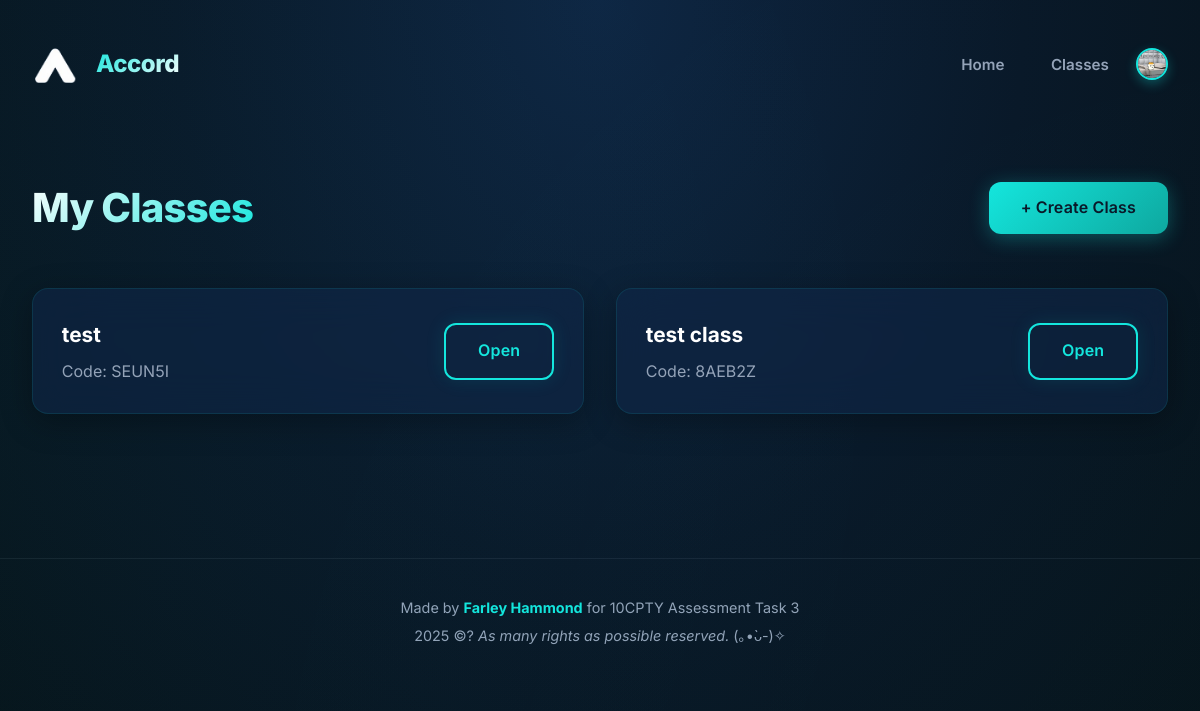
The page /classes (signed in) on the database as committed earlier.
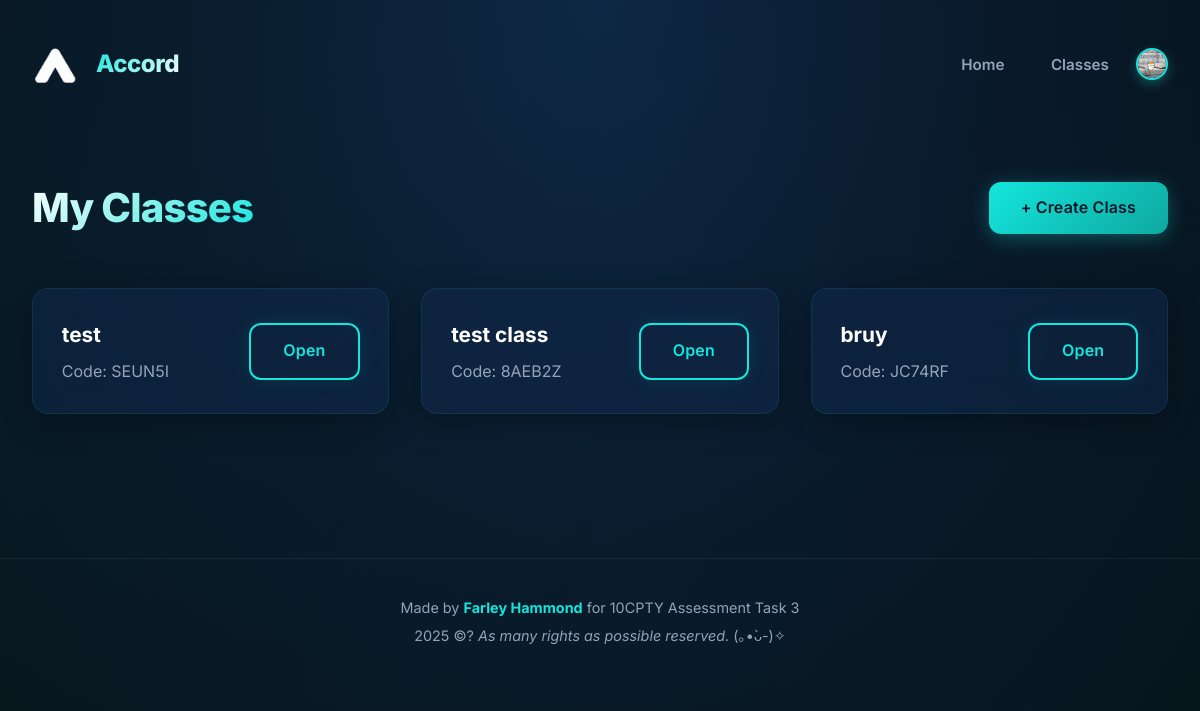
The same page on the database as committed later.
### tables this page shows
CREATE TABLE classes (
        classID INTEGER PRIMARY KEY AUTOINCREMENT,
        className TEXT NOT NULL,
        code TEXT UNIQUE NOT NULL,
        teacherID INTEGER NOT NULL,
        description TEXT,
        FOREIGN KEY (teacherID) REFERENCES users(userID)
    );

### main.py (the view)
@app.route("/classes")
def classes():
    user = logged_in_user()
    if not user:
        flash("Please log in", "warning")
        return redirect(url_for("login"))
    classes = db.list_classes_for_user(user["id"], user["role"])
    return render_template("classes.html", classes=classes, user=user)

### database_manager.py (called while the page is built)
def get_connection():
    con = sql.connect(DB_PATH)
    con.execute("PRAGMA foreign_keys = ON;")
    return con

def list_classes_for_user(userID, role):
    con = get_connection()
    cur = con.cursor()
    if role == "teacher":
        cur.execute("SELECT * FROM classes WHERE teacherID = ?", (userID,))
    else:
        cur.execute("""
            SELECT c.* FROM classes c
            JOIN enrollments e ON c.classID = e.classID
            WHERE e.studentID = ?
        """, (userID,))
    classes = cur.fetchall()
    con.close()
    return classes

def get_unread_message_count(userID):
    con = get_connection()
    cur = con.cursor()
    cur.execute("""
        SELECT COUNT(*)
        FROM dm_messages m
        JOIN dm_participants p ON m.threadID = p.threadID
        WHERE p.userID = ?
        AND m.senderID != ?
        AND m.timestamp > COALESCE(p.lastRead, '1970-01-01')
    """, (userID, userID))
    count = cur.fetchone()[0]
    con.close()
    return count

### main.py (called while the page is built)
def logged_in_user():
    return session.get("user")

### templates/classes.html
{% extends "layout.html" %}
{% block content %}
<div class="page">
  <div class="page-header">
    <h1>My Classes</h1>
    {% if user.role == 'teacher' %}
      <a class="btn" href="{{ url_for('create_class') }}">+ Create Class</a>
    {% else %}
      <a class="btn" href="{{ url_for('join_class') }}">+ Join Class</a>
    {% endif %}
  </div>
  <div class="grid">
    {% if classes %}
      {% for c in classes %}
        <div class="class-card" style="display:flex;align-items:center;justify-content:space-between;">
  <div>
    <h3>{{ c[1] }}</h3>
    <p class="muted">Code: {{ c[2] }}</p>
  </div>
  <a class="btn ghost" href="{{ url_for('class_detail', class_id=c[0]) }}">Open</a>
</div>
      {% endfor %}
    {% else %}
      <p class="muted">No classes yet.</p>
    {% endif %}
  </div>
</div>
{% endblock %}

Rows that differ between the two databases and show on the page:
added classes: className "bruy", code "JC74RF"
